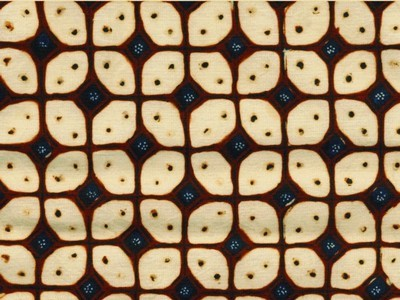
#> input picture Data Training/kawung 1.jpg, 400 x 300 px; its folder holds 4 pictures in this run
$ python -i Program.py   (imports and definitions only)
#> lines starting #> are read from the running program, lines starting #| are printed output that depends on the picture; after the words box and inside, x2 and y2 are one past the last pixel; in counts of white or black regions, pixels touching at a corner belong together
#INI PROGRAM YANG LASTEST

from tkinter import *
from PIL import Image
from PIL import ImageTk
from tkinter import filedialog
import cv2
import time

def select_image():
    # grab a reference to the image panels
    global panelA, panelB
    # open a file chooser dialog and allow the user to select an input
    # image
    path = filedialog.askopenfilename(initialdir="F:\Percobaan\Data Training")
#> the answer given: Data Training/kawung 1.jpg
    path1 = filedialog.askopenfilename(initialdir="F:\Percobaan\Data Testing")
#> the answer given: Data Training/kawung 10.jpg
    #sift = cv2.xfeatures2d.SIFT_create()
    # ensure a file path was selected
    if len(path) > 0:
        # load the image from disk, convert it to grayscale, and detect
        # keypoint in it
        #Panel A
        image = cv2.imread(path)
#> image is the input picture: shape (300, 400, 3); mean B, G, R 104.9, 136.4, 161.5
        gray = cv2.cvtColor(image, cv2.COLOR_BGR2GRAY)
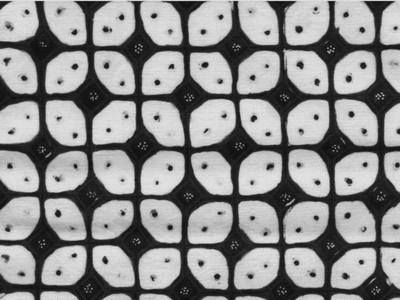
#> gray: shape (300, 400); min 8, max 231, mean 140.3
        (thresh, binary) = cv2.threshold(gray, 128, 255, cv2.THRESH_BINARY | cv2.THRESH_OTSU)
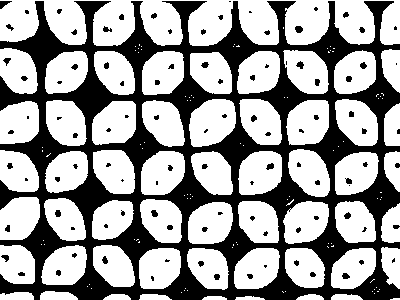
#> binary: shape (300, 400); 62.4% white; 103 black regions (47 under 20 px), largest, box (x1, y1, x2, y2) and area: (0, 1, 400, 300) 43036, (0, 1, 12, 9) 51, (295, 26, 303, 33) 45
#> thresh = 120
        sift = cv2.xfeatures2d.SIFT_create()
        kp, des = sift.detectAndCompute(binary, None)
#> kp = 746 keypoints; strongest (x, y, size): (26, 179, 2.1), (265, 266, 1.9), (106, 226, 2.6), (73, 228, 2.4)
        edged = cv2.drawKeypoints(binary,kp,None)
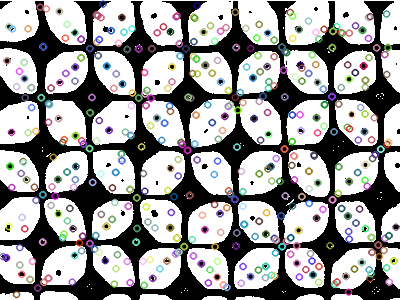
#> edged: shape (300, 400, 3); mean of channels 0, 1, 2 153.8, 153.7, 154; drawn as B, G, R

        #Panel B
        image1 = cv2.imread(path1)
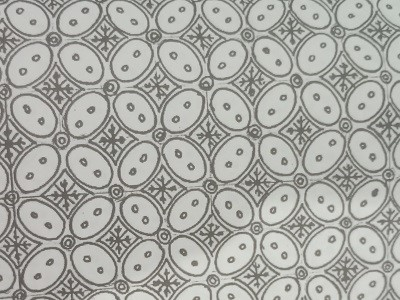
#> input picture Data Training/kawung 10.jpg, 400 x 300 px
#> image1 is the input picture: shape (300, 400, 3); mean B, G, R 164.6, 169.7, 169.3
        gray1 = cv2.cvtColor(image1, cv2.COLOR_BGR2GRAY)
        (thresh, binary1) = cv2.threshold(gray1, 128, 255, cv2.THRESH_BINARY | cv2.THRESH_OTSU)
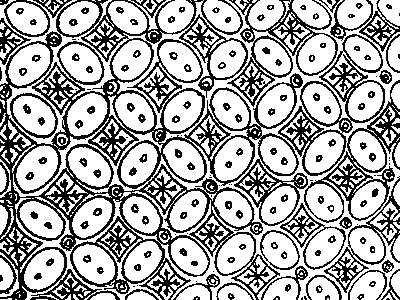
#> binary1: shape (300, 400); 66.5% white; black in thin lines or dots
#> thresh = 157
        kp1, des1 = sift.detectAndCompute(binary1, None)
#> kp1 = 3973 keypoints; strongest (x, y, size): (255, 132, 1.9), (297, 80, 2), (176, 119, 1.8), (110, 87, 2.1)
        edged1 = cv2.drawKeypoints(binary1,kp1,None)
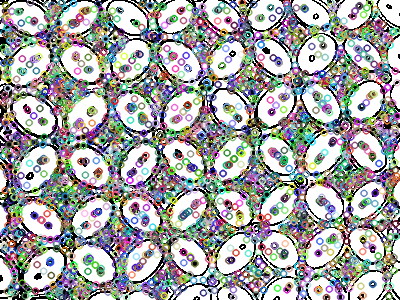
#> edged1: shape (300, 400, 3); mean of channels 0, 1, 2 163.9, 164, 163.4; drawn as B, G, R

        start_time = time.time()
        #brute force matching
        bf = cv2.BFMatcher()
        matches = bf.knnMatch(des,des1, k=2)
#> matches = 746 matches
        good = []
        for m,n in matches:
            if m.distance < 0.8*n.distance:
                good.append([m])
#> after the loop, good = 26 matches

        msg = ' %d ' % (len(good))
#> msg = ' 26 '

        img3 = cv2.drawMatchesKnn(binary,kp,binary1,kp1,good, None, flags=2)

        font = cv2.FONT_HERSHEY_SIMPLEX

        cv2.putText(img3,msg,(70, 250), font, 8,(0,100,0),8,cv2.FONT_HERSHEY_TRIPLEX)
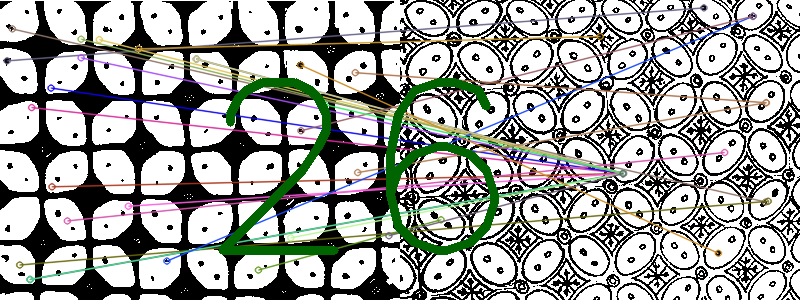
#> img3: shape (300, 800, 3); mean of channels 0, 1, 2 156.6, 159.8, 158.1; drawn as B, G, R

        # OpenCV represents images in BGR order; however PIL represents
        # images in RGB order, so we need to swap the channels
        #image1 = cv2.cvtColor(image1, cv2.COLOR_BGR2RGB)
        # convert the images to PIL format...
        binary1 = Image.fromarray(binary1)
        img3 = Image.fromarray(img3)
        # ...and then to ImageTk format
        binary1 = ImageTk.PhotoImage(binary1)
        img3 = ImageTk.PhotoImage(img3)

        # if the panels are None, initialize them
        if panelA is None or panelB is None:
            # the first panel will store our original image
            panelA = Label(image=binary1)
            panelA.image = binary1
            panelA.pack(side="left", padx=10, pady=10)
            # while the second panel will store the edge map
            panelB = Label(image=img3)
            panelB.image = img3
            panelB.pack(side="right", padx=10, pady=10)
            # otherwise, update the image panels
        else:
            # update the pannels
            panelA.configure(image=binary1)
            panelB.configure(image=img3)
            panelA.image = binary1
            panelB.image = img3

            print("--- %s seconds ---" % (time.time() - start_time))

# [77 lines left out: function select_kawung, not called in this run]
            #print ("Testing. %d" %(i))
            #print("--- %s seconds ---" % (time.time() - start_time))

# initialize the window toolkit along with the two image panels
# [1 line not run here, left out]

panelA = None
panelB = None
# create a button, then when pressed, will trigger a file chooser
# dialog and allow the user to select an input image; then add the
# button the GUI
#btn = Button(root, text="Pilih motif Kawung", command=select_kawung)
#btn.pack(side="bottom", fill="both",  padx="10", pady="10")
# [1 line that did not run here, left out]
# [4 lines not run here, left out]

>>> result = select_image()
